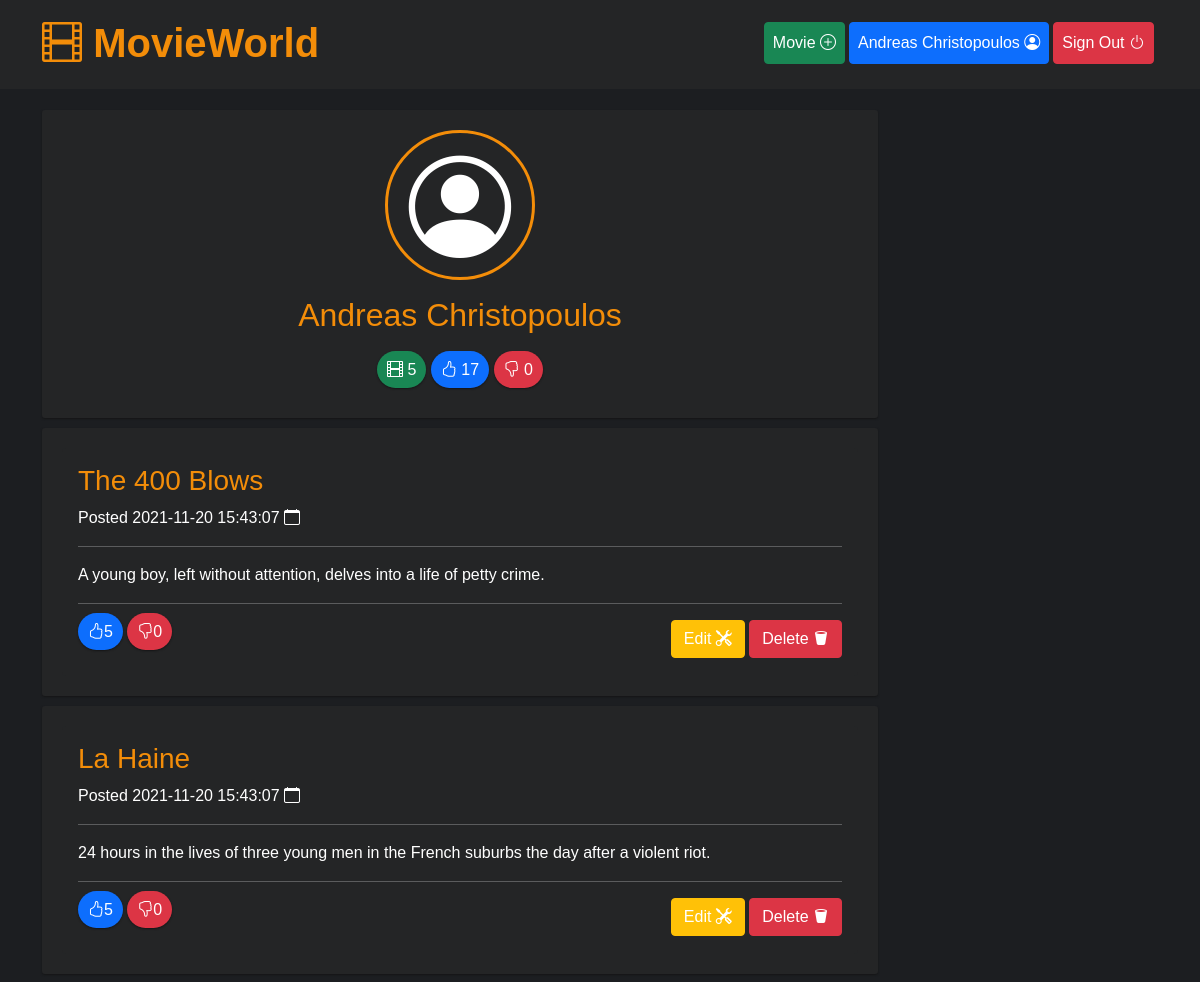
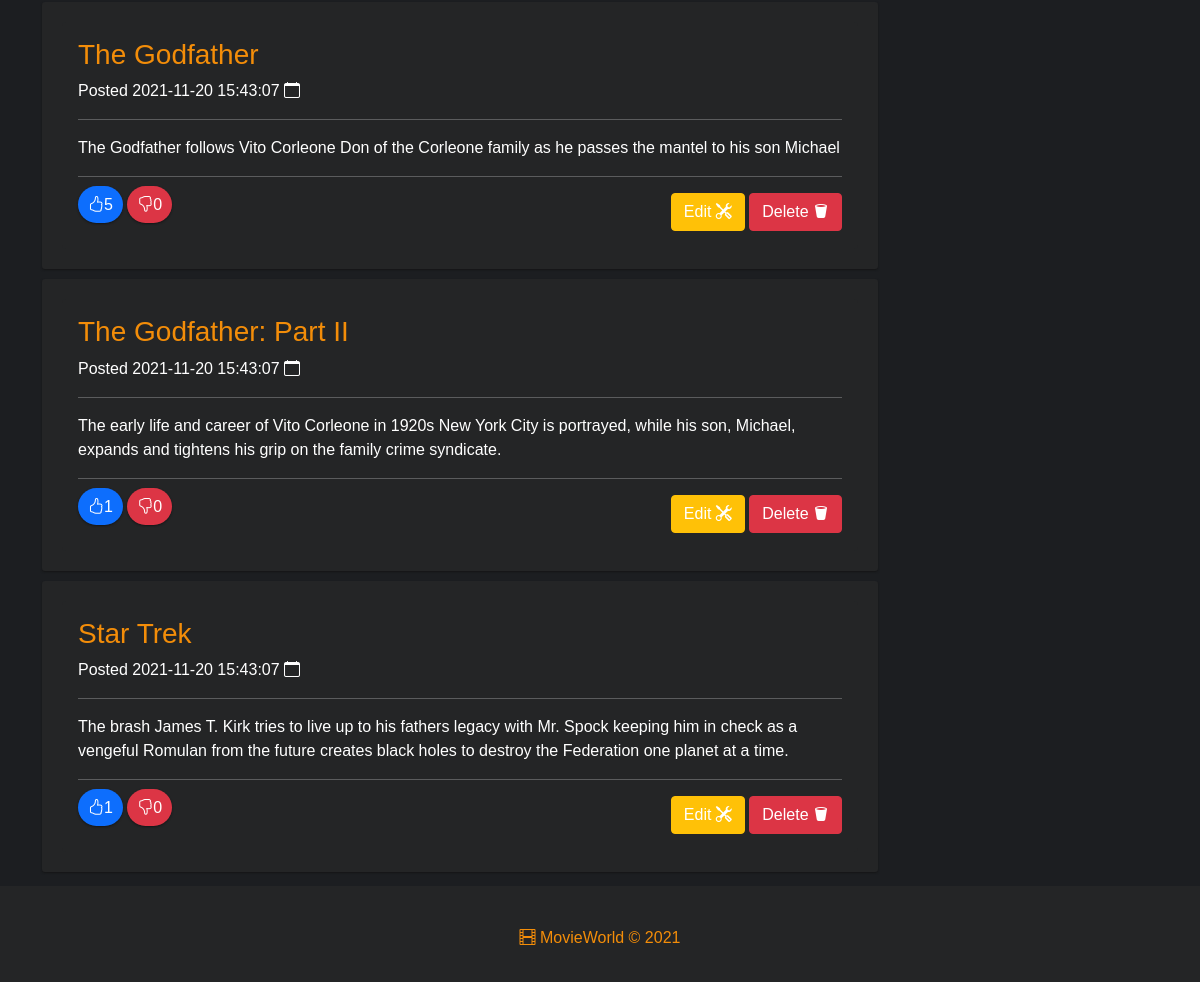
The app's page /app/public/profile.php (signed in) with its own data (2 pictures, top to bottom).
### tables this page shows
CREATE TABLE `movies` (
	`id` INT NOT NULL AUTO_INCREMENT,
	`title` VARCHAR(240) NOT NULL,
	`description` VARCHAR(240) NOT NULL,
    `user_id` INT NOT NULL,
	`created` DATETIME DEFAULT CURRENT_TIMESTAMP,
	`updated` DATETIME DEFAULT CURRENT_TIMESTAMP,
    FOREIGN KEY (user_id) REFERENCES users (id) ON DELETE CASCADE ON UPDATE CASCADE,
	PRIMARY KEY (`id`)
);

### app/public/profile.php (the view, shortened to what this page needs)
<?php
require_once "config.php";
$id = $_SESSION['id'];
$sql_total_movies = 'SELECT COUNT(*) FROM movies WHERE user_id=' . $id;
$total_movies = $pdo->query($sql_total_movies)->fetchColumn();
$sql_movies = 'SELECT * FROM movies WHERE user_id=' . $id . ' ORDER BY updated DESC';
$fullname = $_SESSION['fullname'];
$total_likes = 0;
$total_dislikes = 0;
foreach ($pdo->query($sql_movies) as $row) {
    $sql_total_likes = 'SELECT COUNT(*) FROM ratings WHERE rating = 1 AND movie_id=' . $row['id'];
    $sql_total_dislikes = 'SELECT COUNT(*) FROM ratings WHERE rating = -1 AND movie_id=' . $row['id'];
    try {
        $total_dislikes += $pdo->query($sql_total_dislikes)->fetchColumn();
        $total_likes += $pdo->query($sql_total_likes)->fetchColumn();
    } catch (PDOException $e) {
    }
}
?>
<?php include "header.php"; ?>
<main class="container">
    <div class="row g-1">
        <div class="col-lg-9 col-12">
            <div class="movie-texture">
                <div class="profile m-auto text-center">
                    <i class="bi bi-person-circle text-white" style="font-size: 6.4rem;"></i>
                </div>
                <h2 class="text-center text-gold p-3"><?php echo $fullname ?></h2>
                <p class="text-center text-white">
                    <span class="movie"><i class="bi bi-film"></i> <?php echo $total_movies ?></span>
                    <span class="like"><i class="bi bi-hand-thumbs-up"></i> <?php echo $total_likes ?></span>
                    <span class="dislike"><i class="bi bi-hand-thumbs-down"></i> <?php echo $total_dislikes ?></span>
                </p>
            </div>
            <?php
            foreach ($pdo->query($sql_movies) as $row) {
                $sql_likes = 'SELECT COUNT(*) FROM ratings WHERE movie_id=' . $row['id'] . ' AND rating = 1';
                $sql_dislikes = 'SELECT COUNT(*) FROM ratings WHERE movie_id=' . $row['id'] . ' AND rating = -1';
                try {
                    $likes = $pdo->query($sql_likes)->fetchColumn();
                } catch (PDOException $e) {
                    $likes = 0;
                }
                try {
                    $dislikes = $pdo->query($sql_dislikes)->fetchColumn();
                } catch (PDOException $e) {
                    $dislikes = 0;
                }
                print '<div class="movie-texture">';
                print '<div class="card bg-very-dark">';
                print '<div class="card-body">';
                print '<h3 class="card-title">' . $row['title'] . '</h3>';
                print '<p>Posted ' . $row['updated'] . ' <i class="bi bi-calendar"></i></p>';
                print '<hr />';
                print '<p class="card-text">' . $row['description'] . '</p>';
                print '<hr />';
                print '<p>';
                print '<span class="like"><i class="bi bi-hand-thumbs-up"></i>' . $likes . '</span> ';
                print '<span class="dislike"><i class="bi bi-hand-thumbs-down"></i>' . $dislikes . '</span>';
                print '<span style="float:right">';
                print '<a class="btn btn-warning text-white" href="editMovie.php?id=' . $row['id'] . '">Edit <i class="bi bi-tools"></i></a> ';
                print '<a class="btn btn-danger  text-white" href="deleteMovie.php?id=' . $row['id'] . '">Delete <i class="bi bi-trash2-fill"></i></a>';
                print '</span>';
                print '</p>';
                print '</div>';
                print '</div>';
                print '</div>';
            }
            ?>
        </div>
    </div>
</main>
<?php include 'footer.php'; ?>

### app/public/header.php (shortened to what this page needs)
<!doctype html>
<html lang="en">
<head>
  <link href="https://cdn.jsdelivr.net/npm/bootstrap@5.1.3/dist/css/bootstrap.min.css" rel="stylesheet">
  <link rel="stylesheet" href="https://cdn.jsdelivr.net/npm/bootstrap-icons@1.7.1/font/bootstrap-icons.css">
  <link href="./assets/css/app.css" rel="stylesheet" />
</head>
<body>
  <header>
    <nav class="navbar fixed-top navbar-expand-lg navbar-dark bg-very-dark">
      <div class="container">
        <a class="navbar-brand" href="/"><i class="bi bi-film"></i> MovieWorld </a>
        <div class="collapse navbar-collapse" id="navbarNav">
          <ul class="navbar-nav ms-auto">
            <?php
            if ($_SESSION && $_SESSION["loggedin"] === true) {
              echo '
              <li class="nav-item me-1 mb-1">
                <a class="nav-link btn btn-success text-white" href="newMovie.php">Movie <i class="bi bi-plus-circle"></i></a>
              </li>
              <li class="nav-item me-1 mb-1">
                <a class="nav-link btn btn-primary text-white" href="profile.php">' . $_SESSION['fullname'] . ' <i class="bi bi-person-circle"></i></a>
              </li>
              <li class="nav-item me-1 mb-1">
                <a class="nav-link btn btn-danger text-white" href="logout.php">Sign Out <i class="bi bi-power"></i></a>
              </li>';
            }
            ?>
          </ul>
        </div>
      </div>
    </nav>
  </header>
  <div class="add-space"></div>

### app/public/footer.php (shortened to what this page needs)
<div class="add-space"></div>
<footer class="footer fixed-bottom mt-auto p-3 bg-very-dark">
    <div class="container">
        <br />
        <p class="text-gold text-center"><i class="bi bi-film"></i> MovieWorld © 2021</p>
    </div>
</footer>
</body>
</html>

### app/public/assets/css/app.css (style rules this page uses)
* { margin: 0; padding: 0; box-sizing: inherit; }
html { box-sizing: border-box; }
body { background-color: #1c1e21; font-family: 'Robot', sans-serif; color: #fff; }
.navbar-brand { color: #f38d09 !important; font-weight: bold; border-bottom: 3px solid #242526; transition: border 0.5s ease-in-out; font-size: 2.5rem !important; }
.bg-very-dark { background-color: #242526; }
.movie { padding: 10px; background: #198754; border-radius: 20px; box-shadow: 0 1px 2px #151516; }
.like { padding: 10px; background: #0d6efd; border-radius: 20px; box-shadow: 0 1px 2px #151516; }
.dislike { padding: 10px; background: #dc3545; border-radius: 20px; box-shadow: 0 1px 2px #151516; }
.movie-texture { margin: 10px 0; width: 100%; height: auto; background: #242526; padding: 20px; border-radius: 3px; box-shadow: 0 1px 2px #151516; }
.card { border: none; }
.card-title { color: #f38d09; }
.text-gold { color: #f38d09; }
.add-space { height: 100px; }
.profile { border-radius: 100%; border: 3px solid #f38d09; width: 150px; height: 150px; background-color: #242526; }

### records on screen
movies: title "The 400 Blows", updated "2021-11-20 15:43:07", description "A young boy, left without attention, delves into a life of petty crime.", likes "5", dislikes "0"
movies: title "La Haine", updated "2021-11-20 15:43:07", description "24 hours in the lives of three young men in the French suburbs the day after a violent riot.", likes "5", dislikes "0"
movies: title "The Godfather", updated "2021-11-20 15:43:07", description "The Godfather follows Vito Corleone Don of the Corleone family as he passes the mantel to his son Michael", likes "5", dislikes "0"
movies: title "The Godfather: Part II", updated "2021-11-20 15:43:07", description "The early life and career of Vito Corleone in 1920s New York City is portrayed, while his son, Michael, expands and tightens his grip on the family crime syndicate.", likes "1", dislikes "0"
movies: title "Star Trek", updated "2021-11-20 15:43:07", description "The brash James T. Kirk tries to live up to his fathers legacy with Mr. Spock keeping him in check as a vengeful Romulan from the future creates black holes to destroy the Federation one planet at a time.", likes "1", dislikes "0"

### other values on screen
$_SESSION['fullname'] "Andreas Christopoulos"
$fullname "Andreas Christopoulos"
$total_movies "5"
$total_likes "17"
$total_dislikes "0"
